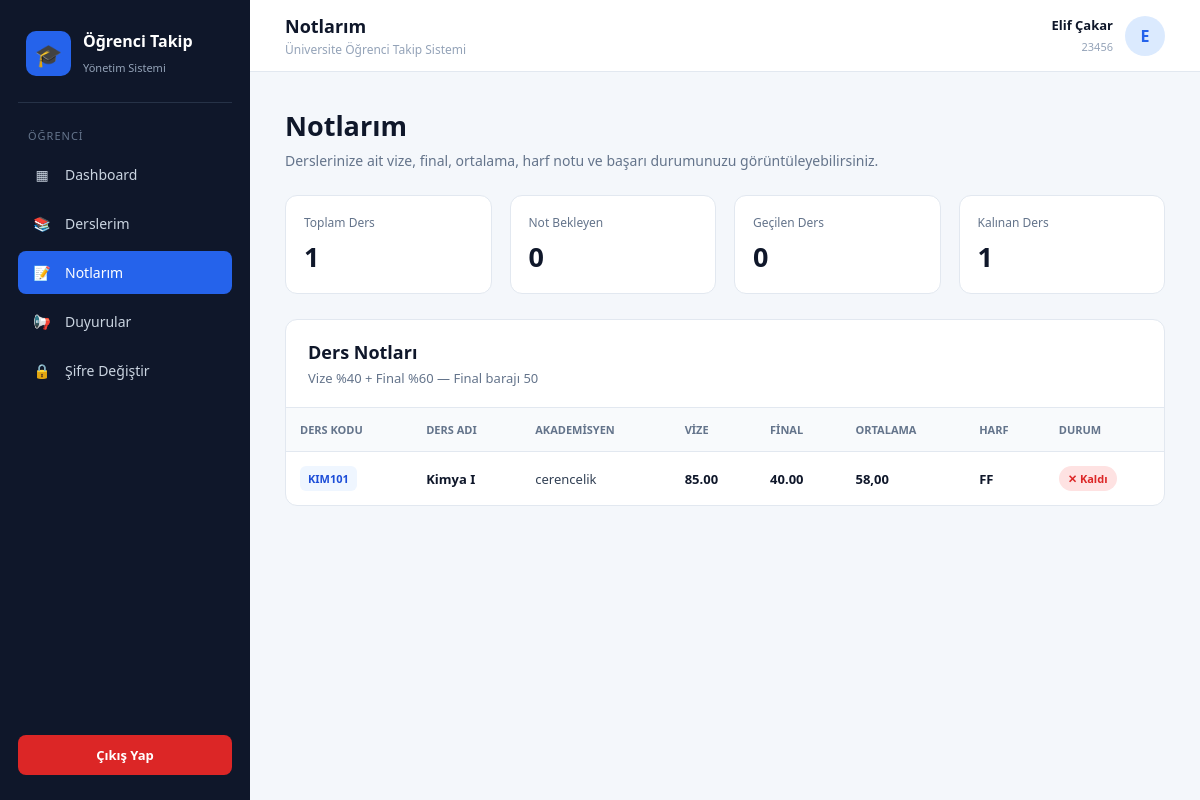
/student/grades/index.php (signed in), run on the app's committed database.
### tables this page shows
CREATE TABLE `ders` (
  `dersKodu` varchar(20) NOT NULL,
  `dersAdi` varchar(100) NOT NULL,
  `bolum` varchar(100) NOT NULL,
  `akademisyen` varchar(100) DEFAULT NULL
);

CREATE TABLE `notlar` (
  `ogrenciNo` varchar(50) NOT NULL,
  `dersKodu` varchar(20) NOT NULL,
  `vize` decimal(5,2) DEFAULT NULL,
  `final` decimal(5,2) DEFAULT NULL
);

### student/grades/index.php (the view, shortened to what this page needs)
<?php
require_once __DIR__ . '/../../database.php';
$ogrenciNo = $_SESSION["kullanici"] ?? "";
$ogrenciAdSoyad = $_SESSION["ad_soyad"] ?? "Öğrenci";
function notHesapla($vize, $final)
{
    $ortalama = round(($vize * 0.40) + ($final * 0.60), 2);
    if ($final < 50) {
        return [
            "ortalama" => $ortalama,
            "harf" => "FF",
            "durum" => "Kaldı"
        ];
    }
    $durum = in_array(
        $harf,
        ["AA", "BA", "BB", "CB", "CC", "DC", "DD"],
        true
    ) ? "Geçti" : "Kaldı";
    return [
        "ortalama" => $ortalama,
        "harf" => $harf,
        "durum" => $durum
    ];
}
$sql = "
    SELECT
        d.dersKodu,
        d.dersAdi,
        d.akademisyen,
        n.vize,
        n.final
    FROM ogrenci_ders od
    INNER JOIN ders d
        ON od.dersKodu = d.dersKodu
    LEFT JOIN notlar n
        ON n.dersKodu = od.dersKodu
        AND n.ogrenciNo = od.ogrenciNo
    WHERE od.ogrenciNo = :ogrenciNo
    ORDER BY d.dersKodu ASC
";
$stmt = $baglanti->prepare($sql);
$stmt->execute([
    "ogrenciNo" => $ogrenciNo
]);
$notlar = $stmt->fetchAll(PDO::FETCH_ASSOC);
$toplamDers = count($notlar);
$notBekleyen = 0;
$gecen = 0;
$kalan = 0;
foreach ($notlar as $not) {
    $sonuc = notHesapla(
        (float)$not["vize"],
        (float)$not["final"]
    );
    if ($sonuc["durum"] === "Geçti") {
        $gecen++;
    } else {
        $kalan++;
    }
}
?>
<!DOCTYPE html>
<html lang="tr">
<head>
</head>
<body>
<?php
require_once __DIR__ . '/../../includes/sidebar.php';
?>
<div class="main">
    <header class="header">
        <div class="header-title">
            <h2>Notlarım</h2>
            <p>
                Üniversite Öğrenci Takip Sistemi
            </p>
        </div>
        <div class="student-profile">
            <div class="student-text">
                <strong>
                    <?php echo htmlspecialchars($ogrenciAdSoyad); ?>
                </strong>
                <span>
                    <?php echo htmlspecialchars($ogrenciNo); ?>
                </span>
            </div>
            <div class="avatar">
                <?php
                echo htmlspecialchars(
                    mb_strtoupper(
                        mb_substr(
                            $ogrenciAdSoyad,
                            0,
                            1,
                            "UTF-8"
                        ),
                        "UTF-8"
                    )
                );
                ?>
            </div>
        </div>
    </header>
    <main class="content">
        <div class="page-header">
            <h1>Notlarım</h1>
            <p>
                Derslerinize ait vize, final, ortalama,
                harf notu ve başarı durumunuzu görüntüleyebilirsiniz.
            </p>
        </div>
        <div class="stats">
            <div class="stat-card">
                <div class="stat-title">
                    Toplam Ders
                </div>
                <div class="stat-number">
                    <?php echo $toplamDers; ?>
                </div>
            </div>
            <div class="stat-card">
                <div class="stat-title">
                    Not Bekleyen
                </div>
                <div class="stat-number">
                    <?php echo $notBekleyen; ?>
                </div>
            </div>
            <div class="stat-card">
                <div class="stat-title">
                    Geçilen Ders
                </div>
                <div class="stat-number">
                    <?php echo $gecen; ?>
                </div>
            </div>
            <div class="stat-card">
                <div class="stat-title">
                    Kalınan Ders
                </div>
                <div class="stat-number">
                    <?php echo $kalan; ?>
                </div>
            </div>
        </div>
        <div class="table-card">
            <div class="table-header">
                <h2>Ders Notları</h2>
                <p>
                    Vize %40 + Final %60 — Final barajı 50
                </p>
            </div>
            <?php if (count($notlar) > 0): ?>
                <div class="table-wrapper">
                    <table>
                        <thead>
                        <tr>
                            <th>Ders Kodu</th>
                            <th>Ders Adı</th>
                            <th>Akademisyen</th>
                            <th>Vize</th>
                            <th>Final</th>
                            <th>Ortalama</th>
                            <th>Harf</th>
                            <th>Durum</th>
                        </tr>
                        </thead>
                        <tbody>
                        <?php foreach ($notlar as $not): ?>
                            <?php
                            if (
                                $not["vize"] !== null &&
                                $not["final"] !== null
                            ) {
                                $sonuc = notHesapla(
                                    (float)$not["vize"],
                                    (float)$not["final"]
                                );
                            } else {
                                $sonuc = null;
                            }
                            ?>
                            <tr>
                                <td>
                                    <span class="course-code">
                                        <?php
                                        echo htmlspecialchars(
                                            $not["dersKodu"]
                                        );
                                        ?>
                                    </span>
                                </td>
                                <td>
                                    <span class="course-name">
                                        <?php
                                        echo htmlspecialchars(
                                            $not["dersAdi"]
                                        );
                                        ?>
                                    </span>
                                </td>
                                <td>
                                    <?php
                                    echo !empty($not["akademisyen"])
                                        ? htmlspecialchars($not["akademisyen"])
                                        : "Atanmadı";
                                    ?>
                                </td>
                                <td>
                                    <?php if ($not["vize"] !== null): ?>
                                        <span class="grade">
                                            <?php echo htmlspecialchars($not["vize"]); ?>
                                        </span>
                                    <?php else: ?>
                                        <span class="not-yok">
                                            Girilmedi
                                        </span>
                                    <?php endif; ?>
                                </td>
                                <td>
                                    <?php if ($not["final"] !== null): ?>
                                        <span class="grade">
                                            <?php echo htmlspecialchars($not["final"]); ?>
                                        </span>
                                    <?php else: ?>
                                        <span class="not-yok">
                                            Girilmedi
                                        </span>
                                    <?php endif; ?>
                                </td>
                                <td>
                                    <?php if ($sonuc !== null): ?>
                                        <span class="grade">
                                            <?php
                                            echo number_format(
                                                $sonuc["ortalama"],
                                                2,
                                                ",",
                                                "."
                                            );
                                            ?>
                                        </span>
                                    <?php else: ?>
                                        <span class="not-yok">-</span>
                                    <?php endif; ?>
                                </td>
                                <td>
                                    <?php if ($sonuc !== null): ?>
                                        <span class="grade">
                                            <?php
                                            echo htmlspecialchars(
                                                $sonuc["harf"]
                                            );
                                            ?>
                                        </span>
                                    <?php else: ?>
                                        <span class="not-yok">-</span>
                                    <?php endif; ?>
                                </td>
                                <td>
                                    <?php if ($sonuc === null): ?>
                                        <span class="waiting">
                                            Not Bekliyor
                                        </span>
                                    <?php elseif ($sonuc["durum"] === "Geçti"): ?>
                                        <span class="pass">
                                            ✓ Geçti
                                        </span>
                                    <?php else: ?>
                                        <span class="fail">
                                            ✕ Kaldı
                                        </span>
                                    <?php endif; ?>
                                </td>
                            </tr>
                        <?php endforeach; ?>
                        </tbody>
                    </table>
                </div>
            <?php else: ?>
                <div class="empty">
                    Henüz kayıtlı olduğunuz bir ders bulunmamaktadır.
                </div>
            <?php endif; ?>
        </div>
    </main>
</div>
</body>
</html>

### student/grades/index.php (style rules this page uses)
* { box-sizing: border-box; margin: 0; padding: 0; }
body { font-family: "Segoe UI", Arial, sans-serif; background: #f4f7fb; color: #1e293b; min-height: 100vh; }
.main { margin-left: 250px; min-height: 100vh; }
.header { height: 72px; background: white; border-bottom: 1px solid #e2e8f0; display: flex; align-items: center; justify-content: space-between; padding: 0 35px; }
.header-title h2 { font-size: 18px; color: #0f172a; }
.header-title p { font-size: 12px; color: #94a3b8; margin-top: 3px; }
.student-profile { display: flex; align-items: center; gap: 12px; }
.student-text { text-align: right; }
.student-text strong { display: block; font-size: 13px; color: #0f172a; }
.student-text span { font-size: 11px; color: #94a3b8; }
.avatar { width: 40px; height: 40px; border-radius: 50%; background: #dbeafe; color: #2563eb; display: flex; align-items: center; justify-content: center; font-weight: bold; }
.content { padding: 35px; max-width: 1500px; margin: auto; }
.page-header { margin-bottom: 25px; }
.page-header h1 { font-size: 27px; color: #0f172a; margin-bottom: 7px; }
.page-header p { color: #64748b; font-size: 14px; }
.stats { display: grid; grid-template-columns: repeat(4, 1fr); gap: 18px; margin-bottom: 25px; }
.stat-card { background: white; border: 1px solid #e2e8f0; border-radius: 12px; padding: 18px; }
.stat-title { color: #64748b; font-size: 12px; margin-bottom: 7px; }
.stat-number { font-size: 27px; font-weight: 700; color: #0f172a; }
.table-card { background: white; border: 1px solid #e2e8f0; border-radius: 12px; overflow: hidden; }
.table-header { padding: 20px 22px; border-bottom: 1px solid #e2e8f0; }
.table-header h2 { font-size: 18px; color: #0f172a; margin-bottom: 5px; }
.table-header p { color: #64748b; font-size: 13px; }
.table-wrapper { overflow-x: auto; }
table { width: 100%; border-collapse: collapse; }
th { background: #f8fafc; color: #64748b; text-align: left; font-size: 11px; text-transform: uppercase; white-space: nowrap; }
th, td { padding: 14px; border-bottom: 1px solid #e2e8f0; }
td { color: #334155; font-size: 13px; }
tbody tr:last-child td { border-bottom: none; }
.course-code { display: inline-block; background: #eff6ff; color: #1d4ed8; padding: 5px 8px; border-radius: 6px; font-size: 11px; font-weight: 700; }
.course-name { font-weight: 600; color: #0f172a; }
.grade { font-weight: 700; color: #0f172a; }
.fail { display: inline-block; background: #fee2e2; color: #dc2626; padding: 5px 9px; border-radius: 20px; font-size: 11px; font-weight: 700; }

### data on the page
ders: dersKodu "KIM101", dersAdi "Kimya I", akademisyen "cerencelik", notlar.vize "85.00", notlar.final "40.00", notlar.vize+final "58,00", notlar.vize+final "FF"

### other printed values
$ogrenciAdSoyad "Elif Çakar"
$ogrenciNo "23456"
$toplamDers "1"
$notBekleyen "0"
$gecen "0"
$kalan "1"
